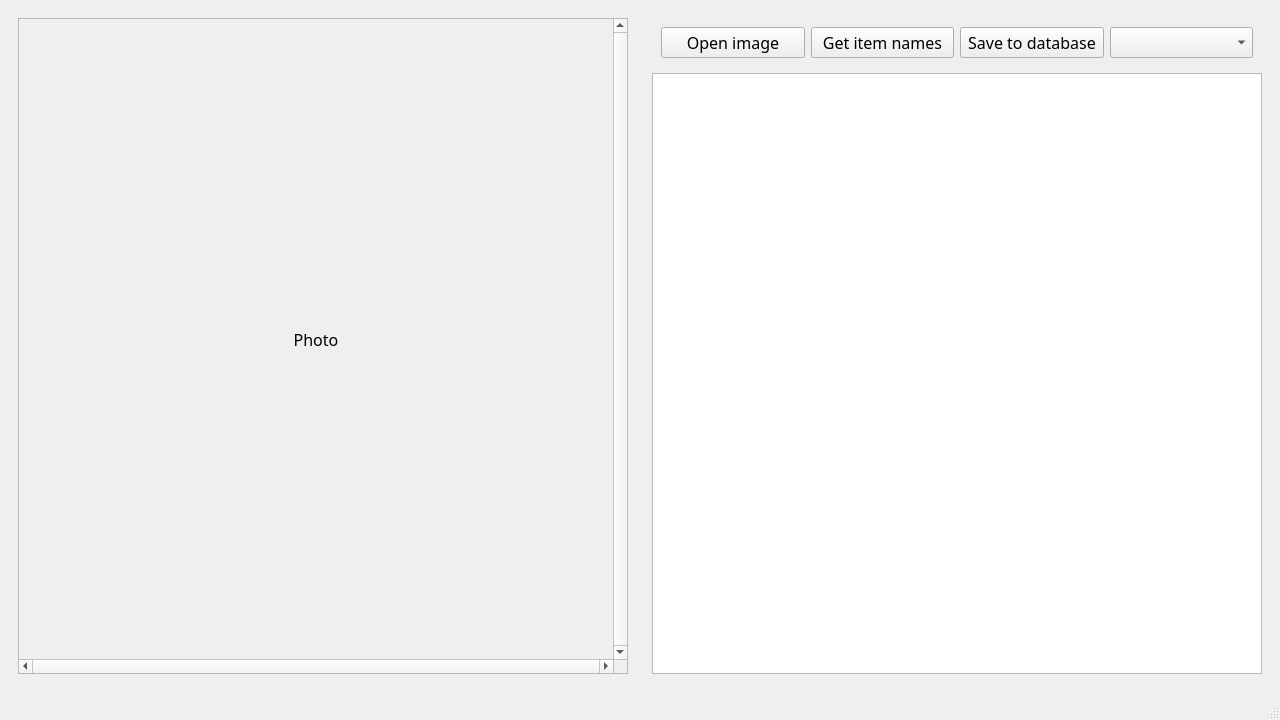
<?xml version="1.0" encoding="UTF-8"?>
<ui version="4.0">
 <class>MainWindow</class>
 <widget class="QMainWindow" name="MainWindow">
  <property name="geometry">
   <rect>
    <x>0</x>
    <y>0</y>
    <width>1280</width>
    <height>720</height>
   </rect>
  </property>
  <property name="font">
   <font>
    <family>Droid Sans Mono</family>
    <pointsize>12</pointsize>
   </font>
  </property>
  <property name="windowTitle">
   <string>coin</string>
  </property>
  <property name="autoFillBackground">
   <bool>true</bool>
  </property>
  <property name="tabShape">
   <enum>QTabWidget::Rounded</enum>
  </property>
  <widget class="QWidget" name="centralwidget">
   <layout class="QHBoxLayout" name="horizontalLayout_3">
    <item>
     <widget class="QWidget" name="widget" native="true">
      <property name="sizePolicy">
       <sizepolicy hsizetype="MinimumExpanding" vsizetype="MinimumExpanding">
        <horstretch>0</horstretch>
        <verstretch>0</verstretch>
       </sizepolicy>
      </property>
      <property name="minimumSize">
       <size>
        <width>200</width>
        <height>0</height>
       </size>
      </property>
      <layout class="QHBoxLayout" name="horizontalLayout">
       <item>
        <widget class="QScrollArea" name="imageView">
         <property name="verticalScrollBarPolicy">
          <enum>Qt::ScrollBarAlwaysOn</enum>
         </property>
         <property name="horizontalScrollBarPolicy">
          <enum>Qt::ScrollBarAlwaysOn</enum>
         </property>
         <property name="widgetResizable">
          <bool>true</bool>
         </property>
         <widget class="QWidget" name="scrollAreaWidgetContents">
          <property name="geometry">
           <rect>
            <x>0</x>
            <y>0</y>
            <width>594</width>
            <height>644</height>
           </rect>
          </property>
          <layout class="QGridLayout" name="gridLayout">
           <item row="0" column="0">
            <widget class="QLabel" name="photo">
             <property name="text">
              <string>Photo</string>
             </property>
             <property name="alignment">
              <set>Qt::AlignCenter</set>
             </property>
            </widget>
           </item>
          </layout>
         </widget>
        </widget>
       </item>
      </layout>
     </widget>
    </item>
    <item>
     <widget class="QWidget" name="widget_2" native="true">
      <layout class="QVBoxLayout" name="verticalLayout">
       <item>
        <widget class="QWidget" name="widget_3" native="true">
         <layout class="QHBoxLayout" name="horizontalLayout_2">
          <item>
           <widget class="QPushButton" name="openButton">
            <property name="text">
             <string>Open image</string>
            </property>
           </widget>
          </item>
          <item>
           <widget class="QPushButton" name="getNameButton">
            <property name="text">
             <string>Get item names</string>
            </property>
           </widget>
          </item>
          <item>
           <widget class="QPushButton" name="saveButton">
            <property name="text">
             <string>Save to database</string>
            </property>
           </widget>
          </item>
          <item>
           <widget class="QComboBox" name="models"/>
          </item>
         </layout>
        </widget>
       </item>
       <item>
        <widget class="QTableView" name="itemsTable"/>
       </item>
      </layout>
     </widget>
    </item>
   </layout>
  </widget>
  <widget class="QStatusBar" name="statusbar"/>
 </widget>
 <resources/>
 <connections/>
</ui>
